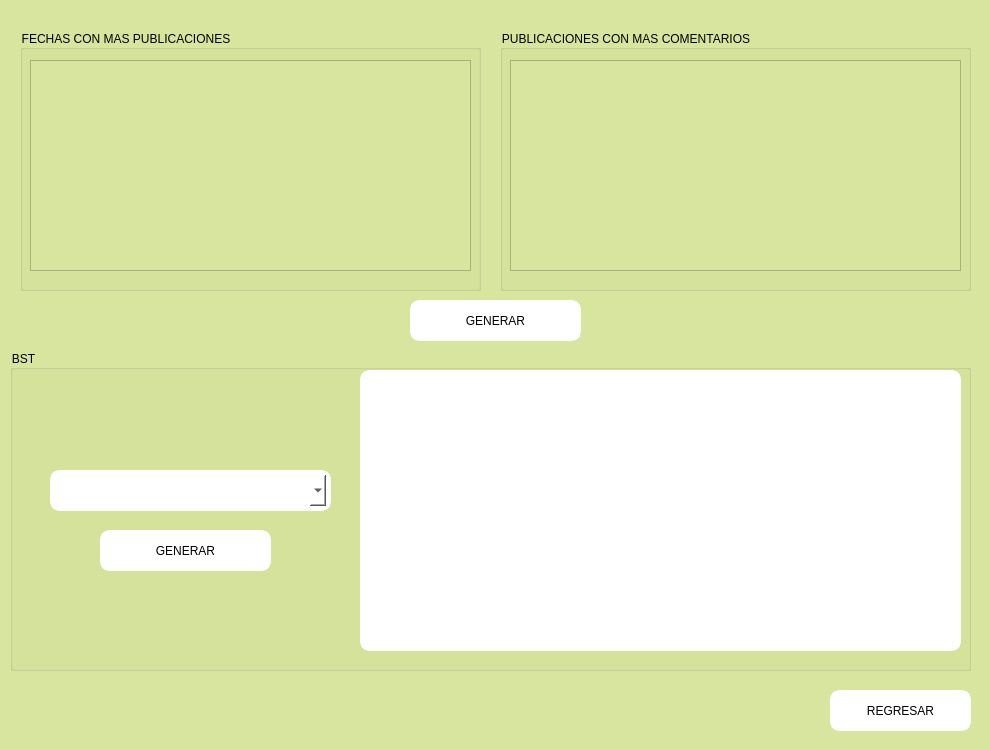
<?xml version="1.0" encoding="UTF-8"?>
<ui version="4.0">
 <class>reportesUser</class>
 <widget class="QMainWindow" name="reportesUser">
  <property name="geometry">
   <rect>
    <x>0</x>
    <y>0</y>
    <width>990</width>
    <height>750</height>
   </rect>
  </property>
  <property name="windowTitle">
   <string>MainWindow</string>
  </property>
  <property name="styleSheet">
   <string notr="true">background-color: rgb(216, 229, 158);</string>
  </property>
  <widget class="QWidget" name="centralwidget">
   <widget class="QGroupBox" name="grbRec_3">
    <property name="geometry">
     <rect>
      <x>20</x>
      <y>30</y>
      <width>461</width>
      <height>261</height>
     </rect>
    </property>
    <property name="styleSheet">
     <string notr="true">font: 12pt &quot;Sitka&quot;;</string>
    </property>
    <property name="title">
     <string>FECHAS CON MAS PUBLICACIONES</string>
    </property>
    <widget class="QTableWidget" name="tlbPubs">
     <property name="enabled">
      <bool>true</bool>
     </property>
     <property name="geometry">
      <rect>
       <x>10</x>
       <y>30</y>
       <width>441</width>
       <height>211</height>
      </rect>
     </property>
    </widget>
   </widget>
   <widget class="QGroupBox" name="grbRec_4">
    <property name="geometry">
     <rect>
      <x>500</x>
      <y>30</y>
      <width>471</width>
      <height>261</height>
     </rect>
    </property>
    <property name="styleSheet">
     <string notr="true">font: 12pt &quot;Sitka&quot;;</string>
    </property>
    <property name="title">
     <string>PUBLICACIONES CON MAS COMENTARIOS</string>
    </property>
    <widget class="QTableWidget" name="tlbCom">
     <property name="enabled">
      <bool>true</bool>
     </property>
     <property name="geometry">
      <rect>
       <x>10</x>
       <y>30</y>
       <width>451</width>
       <height>211</height>
      </rect>
     </property>
    </widget>
   </widget>
   <widget class="QGroupBox" name="grbRec_5">
    <property name="geometry">
     <rect>
      <x>10</x>
      <y>350</y>
      <width>961</width>
      <height>321</height>
     </rect>
    </property>
    <property name="styleSheet">
     <string notr="true">font: 12pt &quot;Sitka&quot;;</string>
    </property>
    <property name="title">
     <string>BST</string>
    </property>
    <widget class="QComboBox" name="cmbFecha">
     <property name="geometry">
      <rect>
       <x>40</x>
       <y>120</y>
       <width>281</width>
       <height>41</height>
      </rect>
     </property>
     <property name="cursor">
      <cursorShape>PointingHandCursor</cursorShape>
     </property>
     <property name="styleSheet">
      <string notr="true">padding: 5px;
font: 900 10pt &quot;Segoe UI Black&quot;;
border: 5px solid white;
background-color: rgb(255, 255, 255);
border-radius: 10px;
text-align: center;
</string>
     </property>
    </widget>
    <widget class="QPushButton" name="btnBst">
     <property name="geometry">
      <rect>
       <x>90</x>
       <y>180</y>
       <width>171</width>
       <height>41</height>
      </rect>
     </property>
     <property name="cursor">
      <cursorShape>PointingHandCursor</cursorShape>
     </property>
     <property name="styleSheet">
      <string notr="true">font: 900 10pt &quot;Segoe UI Black&quot;;
border: 5px solid white;
background-color: rgb(255, 255, 255);
border-radius: 10px;</string>
     </property>
     <property name="text">
      <string>GENERAR</string>
     </property>
    </widget>
    <widget class="QLabel" name="lblImagen">
     <property name="enabled">
      <bool>false</bool>
     </property>
     <property name="geometry">
      <rect>
       <x>350</x>
       <y>20</y>
       <width>601</width>
       <height>281</height>
      </rect>
     </property>
     <property name="styleSheet">
      <string notr="true">font: 600 20pt &quot;Segoe UI Variable Display Semib&quot;;
border: 5px solid white;
background-color: rgb(255, 255, 255);
border-radius: 10px;</string>
     </property>
     <property name="text">
      <string/>
     </property>
    </widget>
   </widget>
   <widget class="QPushButton" name="btnTops">
    <property name="geometry">
     <rect>
      <x>410</x>
      <y>300</y>
      <width>171</width>
      <height>41</height>
     </rect>
    </property>
    <property name="cursor">
     <cursorShape>PointingHandCursor</cursorShape>
    </property>
    <property name="styleSheet">
     <string notr="true">font: 900 10pt &quot;Segoe UI Black&quot;;
border: 5px solid white;
background-color: rgb(255, 255, 255);
border-radius: 10px;</string>
    </property>
    <property name="text">
     <string>GENERAR</string>
    </property>
   </widget>
   <widget class="QPushButton" name="pushButton_3">
    <property name="geometry">
     <rect>
      <x>830</x>
      <y>690</y>
      <width>141</width>
      <height>41</height>
     </rect>
    </property>
    <property name="cursor">
     <cursorShape>PointingHandCursor</cursorShape>
    </property>
    <property name="styleSheet">
     <string notr="true">font: 900 10pt &quot;Segoe UI Black&quot;;
border: 5px solid white;
background-color: rgb(255, 255, 255);
border-radius: 10px;
</string>
    </property>
    <property name="text">
     <string>REGRESAR</string>
    </property>
   </widget>
  </widget>
 </widget>
 <resources/>
 <connections/>
</ui>
